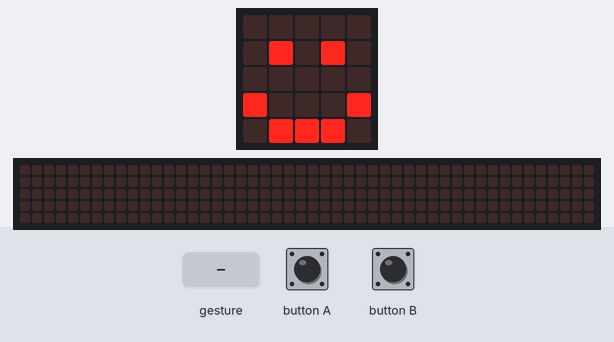
Bench run of a program on a simulated BBC micro:bit (MakeCode). Parts: the board's 5×5 LED display, a strip that is not on the board, showing the scrolling text unrolled. Inputs (shaded band) come from the test bench. Random numbers come from a fixed seed; a tilt is held for 1.5 s and a shake lasts 1 s, then the board lies face up again; the 48×5 strip is a reading aid, not a part: it shows the text the display is scrolling, unrolled, one strip-width of it at a time.

Above: at 1.8 s.
1.9 s: button A pressed for 0.15 s
At 2.12 s:
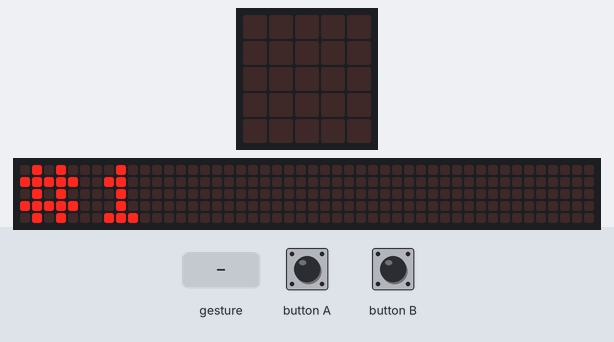
2.6 s: button B pressed for 0.15 s
At 2.87 s:
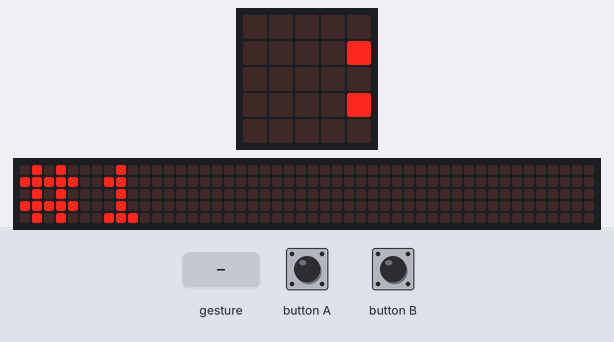
3.3 s: gesture 'shake'
At 3.62 s:
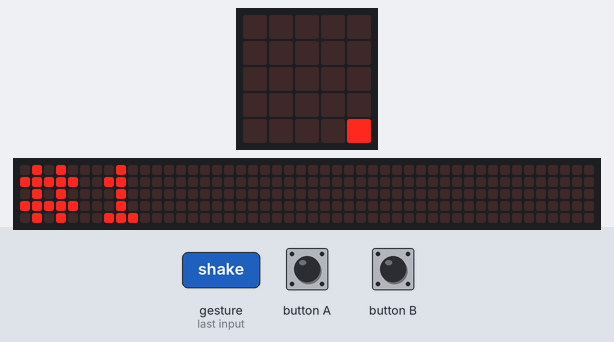
5.3 s: button A pressed for 0.15 s
At 7.82 s:
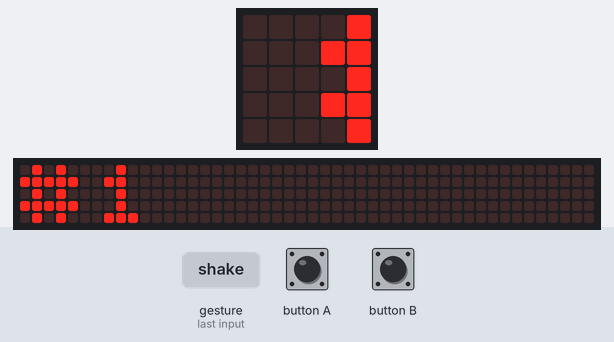

The program:

main.ts
```typescript
// (licence header left out)
// variable
let numberOne: number = 0
let numberTwo: number = 0

// clean
basic.clearScreen()
basic.showIcon(IconNames.Happy)
numberOne = randint(0,99)
numberTwo = randint(0, 99)

// show numberOne
input.onButtonPressed(Button.A, function() {
    basic.clearScreen()
    basic.showString('#1')
    basic.showNumber(numberOne)
    basic.clearScreen()
})

// show numberTwo
input.onButtonPressed(Button.B, function() {

    basic.clearScreen()
    basic.showString('#2')
    basic.showNumber(numberTwo)
    basic.clearScreen()
})

// compare number
input.onGesture(Gesture.Shake, function() {
    basic.clearScreen()
    if (numberOne > numberTwo){
        basic.showNumber(numberOne)
        basic.showString(">")
        basic.clearScreen()
        basic.showNumber(numberTwo)
        basic.showIcon(IconNames.Happy)
    } else {
        basic.showNumber(numberOne)
        basic.showString("<")
        basic.clearScreen()
        basic.showNumber(numberTwo)
        basic.showIcon(IconNames.Happy)
    }

})
```

Measured:
- after the input at 1.9 s, the display: changes after 0.15 s (image 1)
